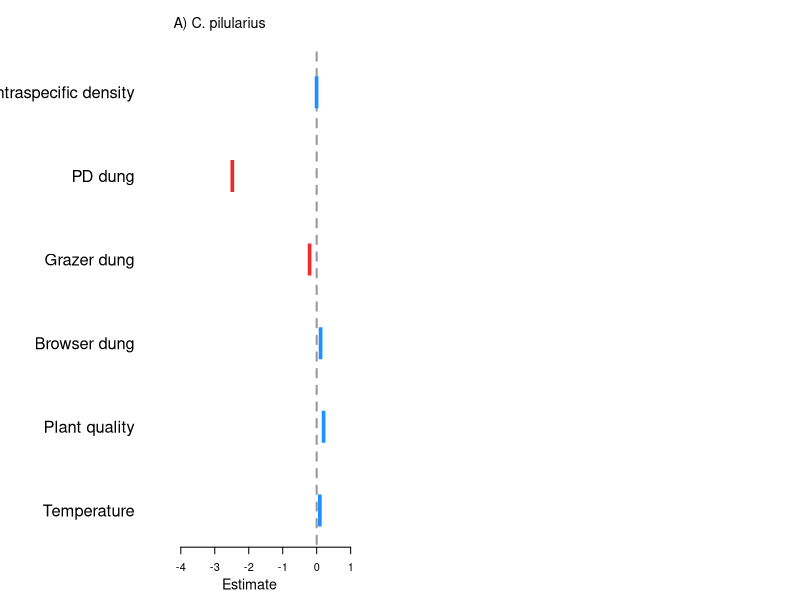

This chart was generated by the following R code: (Note: this script raises an error after producing the figure.)
##Set working directory
#Ellen's working directory:
setwd("C:/Users/elwel/OneDrive/Desktop/AmongTheDung")
#Ben's working directory:

# attach data
drivEst <- read.csv("outputs/DriverModelOutputs/BodySize_2mpConditions.csv")

options(scipen=999)

##save plot
tiff(filename = "plots/Drivers_BodySize_2mosPrior.tiff", width = 9, height = 4, units = 'in', res = 600, compression = 'lzw')

##layout
layout(mat = matrix(c(1:4), 
                        nrow = 1, 
                        ncol = 4),
       heights = c(2,2,2,2),
       widths = c(1.3,2,2,2))

par(mar=c(4,0.4,0.4,0.8))
#empty plot for where the labels will go
plot(0, xaxt = 'n', yaxt = 'n', bty = 'n', pch = '', ylab = '', xlab = '')

#### CP #####
sub <- subset(drivEst, spp == "CP")
subQ <- c(sub$Q5[2:7],sub$Q95[2:7])
est <- sub$Estimate[2:7]
yy <- c(1:6)
plot(yy ~ est, ylab="",xlab="", yaxt="n", las=1, type="n",xlim=c(min(subQ),max(subQ)), ylim=c(0.8,6.8),cex=2, bty="n")
segments(x0=0,y0=0,x1=0,y1=6.5,lty=2, lwd=2,col="grey60")
axis(2, at=yy, lwd = 0, lwd.ticks = 0, labels=c("Temperature", "Plant quality", "Browser dung", "Grazer dung", "PD dung", "Intraspecific density"), las=1,cex.axis=1.5)
title(xlab="Estimate", line=2.4,cex.lab=1.3)
legend("topleft", legend=("A) C. pilularius"), bty="n", cex=1.3)
mm <- cbind(yy,est)
mm_neg <- as.data.frame(mm[ which(est < 0),])
mm_pos <- as.data.frame(mm[ which(est > 0),])
#points(yy ~ est, pch="l",cex=2.2,col="white")
points(mm_neg$yy ~ mm_neg$est, pch="l",cex=4,col="firebrick2")
points(mm_pos$yy ~ mm_pos$est, pch="l",cex=4,col="dodgerblue")
points(mm_neg[1,] ~ mm_neg[2,], pch="l",cex=4,col="firebrick2")
points(mm_pos[1,] ~ mm_pos[2,], pch="l",cex=4,col="dodgerblue")
yyy1=c(0.975,1.025,1.025,0.975)
yyy2=c(0.95,1.05,1.05,0.95)
yyy3=c(0.9,1.1,1.1,0.9)

polygon(x=c(if (sub$Q5[2]<0) {sub$Q5[2]} else {0}, if (sub$Q5[2]<0) {sub$Q5[2]} else {0}, if (sub$Q95[2]<0) {sub$Q95[2]} else {0}, if (sub$Q95[2]<0) {sub$Q95[2]} else {0}),y=(yyy1), col = "firebrick2", border = NA)
polygon(x=c(if (sub$Q10[2]<0) {sub$Q10[2]} else {0}, if (sub$Q10[2]<0) {sub$Q10[2]} else {0}, if (sub$Q90[2]<0) {sub$Q90[2]} else {0}, if (sub$Q90[2]<0) {sub$Q90[2]} else {0}),y=(yyy2), col = "firebrick2", border = NA)
polygon(x=c(if (sub$Q20[2]<0) {sub$Q20[2]} else {0}, if (sub$Q20[2]<0) {sub$Q20[2]} else {0}, if (sub$Q80[2]<0) {sub$Q80[2]} else {0}, if (sub$Q80[2]<0) {sub$Q80[2]} else {0}),y=(yyy3), col = "firebrick2", border = NA)
polygon(x=c(if (sub$Q5[2]>0) {sub$Q5[2]} else {0}, if (sub$Q5[2]>0) {sub$Q5[2]} else {0}, if (sub$Q95[2]>0) {sub$Q95[2]} else {0}, if (sub$Q95[2]>0) {sub$Q95[2]} else {0}),y=(yyy1), col = "dodgerblue", border = NA)
polygon(x=c(if (sub$Q10[2]>0) {sub$Q10[2]} else {0}, if (sub$Q10[2]>0) {sub$Q10[2]} else {0}, if (sub$Q90[2]>0) {sub$Q90[2]} else {0}, if (sub$Q90[2]>0) {sub$Q90[2]} else {0}),y=(yyy2), col = "dodgerblue", border = NA)
polygon(x=c(if (sub$Q20[2]>0) {sub$Q20[2]} else {0}, if (sub$Q20[2]>0) {sub$Q20[2]} else {0}, if (sub$Q80[2]>0) {sub$Q80[2]} else {0}, if (sub$Q80[2]>0) {sub$Q80[2]} else {0}),y=(yyy3), col = "dodgerblue", border = NA)
polygon(x=c(if (sub$Q5[3]<0) {sub$Q5[3]} else {0}, if (sub$Q5[3]<0) {sub$Q5[3]} else {0}, if (sub$Q95[3]<0) {sub$Q95[3]} else {0}, if (sub$Q95[3]<0) {sub$Q95[3]} else {0}),y=(yyy1+1), col = "firebrick2", border = NA)
polygon(x=c(if (sub$Q10[3]<0) {sub$Q10[3]} else {0}, if (sub$Q10[3]<0) {sub$Q10[3]} else {0}, if (sub$Q90[3]<0) {sub$Q90[3]} else {0}, if (sub$Q90[3]<0) {sub$Q90[3]} else {0}),y=(yyy2+1), col = "firebrick2", border = NA)
polygon(x=c(if (sub$Q20[3]<0) {sub$Q20[3]} else {0}, if (sub$Q20[3]<0) {sub$Q20[3]} else {0}, if (sub$Q80[3]<0) {sub$Q80[3]} else {0}, if (sub$Q80[3]<0) {sub$Q80[3]} else {0}),y=(yyy3+1), col = "firebrick2", border = NA)
polygon(x=c(if (sub$Q5[3]>0) {sub$Q5[3]} else {0}, if (sub$Q5[3]>0) {sub$Q5[3]} else {0}, if (sub$Q95[3]>0) {sub$Q95[3]} else {0}, if (sub$Q95[3]>0) {sub$Q95[3]} else {0}),y=(yyy1+1), col = "dodgerblue", border = NA)
polygon(x=c(if (sub$Q10[3]>0) {sub$Q10[3]} else {0}, if (sub$Q10[3]>0) {sub$Q10[3]} else {0}, if (sub$Q90[3]>0) {sub$Q90[3]} else {0}, if (sub$Q90[3]>0) {sub$Q90[3]} else {0}),y=(yyy2+1), col = "dodgerblue", border = NA)
polygon(x=c(if (sub$Q20[3]>0) {sub$Q20[3]} else {0}, if (sub$Q20[3]>0) {sub$Q20[3]} else {0}, if (sub$Q80[3]>0) {sub$Q80[3]} else {0}, if (sub$Q80[3]>0) {sub$Q80[3]} else {0}),y=(yyy3+1), col = "dodgerblue", border = NA)
polygon(x=c(if (sub$Q5[4]<0) {sub$Q5[4]} else {0}, if (sub$Q5[4]<0) {sub$Q5[4]} else {0}, if (sub$Q95[4]<0) {sub$Q95[4]} else {0}, if (sub$Q95[4]<0) {sub$Q95[4]} else {0}),y=(yyy1+2), col = "firebrick2", border = NA)
polygon(x=c(if (sub$Q10[4]<0) {sub$Q10[4]} else {0}, if (sub$Q10[4]<0) {sub$Q10[4]} else {0}, if (sub$Q90[4]<0) {sub$Q90[4]} else {0}, if (sub$Q90[4]<0) {sub$Q90[4]} else {0}),y=(yyy2+2), col = "firebrick2", border = NA)
polygon(x=c(if (sub$Q20[4]<0) {sub$Q20[4]} else {0}, if (sub$Q20[4]<0) {sub$Q20[4]} else {0}, if (sub$Q80[4]<0) {sub$Q80[4]} else {0}, if (sub$Q80[4]<0) {sub$Q80[4]} else {0}),y=(yyy3+2), col = "firebrick2", border = NA)
polygon(x=c(if (sub$Q5[4]>0) {sub$Q5[4]} else {0}, if (sub$Q5[4]>0) {sub$Q5[4]} else {0}, if (sub$Q95[4]>0) {sub$Q95[4]} else {0}, if (sub$Q95[4]>0) {sub$Q95[4]} else {0}),y=(yyy1+2), col = "dodgerblue", border = NA)
polygon(x=c(if (sub$Q10[4]>0) {sub$Q10[4]} else {0}, if (sub$Q10[4]>0) {sub$Q10[4]} else {0}, if (sub$Q90[4]>0) {sub$Q90[4]} else {0}, if (sub$Q90[4]>0) {sub$Q90[4]} else {0}),y=(yyy2+2), col = "dodgerblue", border = NA)
polygon(x=c(if (sub$Q20[4]>0) {sub$Q20[4]} else {0}, if (sub$Q20[4]>0) {sub$Q20[4]} else {0}, if (sub$Q80[4]>0) {sub$Q80[4]} else {0}, if (sub$Q80[4]>0) {sub$Q80[4]} else {0}),y=(yyy3+2), col = "dodgerblue", border = NA)
polygon(x=c(if (sub$Q5[5]<0) {sub$Q5[5]} else {0}, if (sub$Q5[5]<0) {sub$Q5[5]} else {0}, if (sub$Q95[5]<0) {sub$Q95[5]} else {0}, if (sub$Q95[5]<0) {sub$Q95[5]} else {0}),y=(yyy1+3), col = "firebrick2", border = NA)
polygon(x=c(if (sub$Q10[5]<0) {sub$Q10[5]} else {0}, if (sub$Q10[5]<0) {sub$Q10[5]} else {0}, if (sub$Q90[5]<0) {sub$Q90[5]} else {0}, if (sub$Q90[5]<0) {sub$Q90[5]} else {0}),y=(yyy2+3), col = "firebrick2", border = NA)
polygon(x=c(if (sub$Q20[5]<0) {sub$Q20[5]} else {0}, if (sub$Q20[5]<0) {sub$Q20[5]} else {0}, if (sub$Q80[5]<0) {sub$Q80[5]} else {0}, if (sub$Q80[5]<0) {sub$Q80[5]} else {0}),y=(yyy3+3), col = "firebrick2", border = NA)
polygon(x=c(if (sub$Q5[5]>0) {sub$Q5[5]} else {0}, if (sub$Q5[5]>0) {sub$Q5[5]} else {0}, if (sub$Q95[5]>0) {sub$Q95[5]} else {0}, if (sub$Q95[5]>0) {sub$Q95[5]} else {0}),y=(yyy1+3), col = "dodgerblue", border = NA)
polygon(x=c(if (sub$Q10[5]>0) {sub$Q10[5]} else {0}, if (sub$Q10[5]>0) {sub$Q10[5]} else {0}, if (sub$Q90[5]>0) {sub$Q90[5]} else {0}, if (sub$Q90[5]>0) {sub$Q90[5]} else {0}),y=(yyy2+3), col = "dodgerblue", border = NA)
polygon(x=c(if (sub$Q20[5]>0) {sub$Q20[5]} else {0}, if (sub$Q20[5]>0) {sub$Q20[5]} else {0}, if (sub$Q80[5]>0) {sub$Q80[5]} else {0}, if (sub$Q80[5]>0) {sub$Q80[5]} else {0}),y=(yyy3+3), col = "dodgerblue", border = NA)
polygon(x=c(if (sub$Q5[6]<0) {sub$Q5[6]} else {0}, if (sub$Q5[6]<0) {sub$Q5[6]} else {0}, if (sub$Q95[6]<0) {sub$Q95[6]} else {0}, if (sub$Q95[6]<0) {sub$Q95[6]} else {0}),y=(yyy1+4), col = "firebrick2", border = NA)
polygon(x=c(if (sub$Q10[6]<0) {sub$Q10[6]} else {0}, if (sub$Q10[6]<0) {sub$Q10[6]} else {0}, if (sub$Q90[6]<0) {sub$Q90[6]} else {0}, if (sub$Q90[6]<0) {sub$Q90[6]} else {0}),y=(yyy2+4), col = "firebrick2", border = NA)
polygon(x=c(if (sub$Q20[6]<0) {sub$Q20[6]} else {0}, if (sub$Q20[6]<0) {sub$Q20[6]} else {0}, if (sub$Q80[6]<0) {sub$Q80[6]} else {0}, if (sub$Q80[6]<0) {sub$Q80[6]} else {0}),y=(yyy3+4), col = "firebrick2", border = NA)
polygon(x=c(if (sub$Q5[6]>0) {sub$Q5[6]} else {0}, if (sub$Q5[6]>0) {sub$Q5[6]} else {0}, if (sub$Q95[6]>0) {sub$Q95[6]} else {0}, if (sub$Q95[6]>0) {sub$Q95[6]} else {0}),y=(yyy1+4), col = "dodgerblue", border = NA)
polygon(x=c(if (sub$Q10[6]>0) {sub$Q10[6]} else {0}, if (sub$Q10[6]>0) {sub$Q10[6]} else {0}, if (sub$Q90[6]>0) {sub$Q90[6]} else {0}, if (sub$Q90[6]>0) {sub$Q90[6]} else {0}),y=(yyy2+4), col = "dodgerblue", border = NA)
polygon(x=c(if (sub$Q20[6]>0) {sub$Q20[6]} else {0}, if (sub$Q20[6]>0) {sub$Q20[6]} else {0}, if (sub$Q80[6]>0) {sub$Q80[6]} else {0}, if (sub$Q80[6]>0) {sub$Q80[6]} else {0}),y=(yyy3+4), col = "dodgerblue", border = NA)
polygon(x=c(if (sub$Q5[7]<0) {sub$Q5[7]} else {0}, if (sub$Q5[7]<0) {sub$Q5[7]} else {0}, if (sub$Q95[7]<0) {sub$Q95[7]} else {0}, if (sub$Q95[7]<0) {sub$Q95[7]} else {0}),y=(yyy1+5), col = "firebrick2", border = NA)
polygon(x=c(if (sub$Q10[7]<0) {sub$Q10[7]} else {0}, if (sub$Q10[7]<0) {sub$Q10[7]} else {0}, if (sub$Q90[7]<0) {sub$Q90[7]} else {0}, if (sub$Q90[7]<0) {sub$Q90[7]} else {0}),y=(yyy2+5), col = "firebrick2", border = NA)
polygon(x=c(if (sub$Q20[7]<0) {sub$Q20[7]} else {0}, if (sub$Q20[7]<0) {sub$Q20[7]} else {0}, if (sub$Q80[7]<0) {sub$Q80[7]} else {0}, if (sub$Q80[7]<0) {sub$Q80[7]} else {0}),y=(yyy3+5), col = "firebrick2", border = NA)
polygon(x=c(if (sub$Q5[7]>0) {sub$Q5[7]} else {0}, if (sub$Q5[7]>0) {sub$Q5[7]} else {0}, if (sub$Q95[7]>0) {sub$Q95[7]} else {0}, if (sub$Q95[7]>0) {sub$Q95[7]} else {0}),y=(yyy1+5), col = "dodgerblue", border = NA)
polygon(x=c(if (sub$Q10[7]>0) {sub$Q10[7]} else {0}, if (sub$Q10[7]>0) {sub$Q10[7]} else {0}, if (sub$Q90[7]>0) {sub$Q90[7]} else {0}, if (sub$Q90[7]>0) {sub$Q90[7]} else {0}),y=(yyy2+5), col = "dodgerblue", border = NA)
polygon(x=c(if (sub$Q20[7]>0) {sub$Q20[7]} else {0}, if (sub$Q20[7]>0) {sub$Q20[7]} else {0}, if (sub$Q80[7]>0) {sub$Q80[7]} else {0}, if (sub$Q80[7]>0) {sub$Q80[7]} else {0}),y=(yyy3+5), col = "dodgerblue", border = NA)

#### onF #####
sub <- subset(drivEst, spp == "onF")
subQ <- c(sub$Q5[2:7],sub$Q95[2:7])
est <- sub$Estimate[2:7]
yy <- c(1:6)
plot(yy ~ est, ylab="",xlab="", yaxt="n", las=1, type="n",xlim=c(min(subQ),max(subQ)+0.05), ylim=c(0.8,6.8),cex=2, bty="n")
segments(x0=0,y0=0,x1=0,y1=6.5,lty=2, lwd=2,col="grey60")
title(xlab="Estimate", line=2.4,cex.lab=1.3)
legend("topleft", legend=("B) O. nuchicornis F"), bty="n", cex=1.3)
mm <- cbind(yy,est)
mm_neg <- as.data.frame(mm[ which(est < 0),])
mm_pos <- as.data.frame(mm[ which(est > 0),])
#points(yy ~ est, pch="l",cex=2.2,col="white")
points(mm_neg$yy ~ mm_neg$est, pch="l",cex=4,col="firebrick2")
points(mm_pos$yy ~ mm_pos$est, pch="l",cex=4,col="dodgerblue")
points(mm_neg[1,] ~ mm_neg[2,], pch="l",cex=4,col="firebrick2")
points(mm_pos[1,] ~ mm_pos[2,], pch="l",cex=4,col="dodgerblue")
yyy1=c(0.975,1.025,1.025,0.975)
yyy2=c(0.95,1.05,1.05,0.95)
yyy3=c(0.9,1.1,1.1,0.9)

polygon(x=c(if (sub$Q5[2]<0) {sub$Q5[2]} else {0}, if (sub$Q5[2]<0) {sub$Q5[2]} else {0}, if (sub$Q95[2]<0) {sub$Q95[2]} else {0}, if (sub$Q95[2]<0) {sub$Q95[2]} else {0}),y=(yyy1), col = "firebrick2", border = NA)
polygon(x=c(if (sub$Q10[2]<0) {sub$Q10[2]} else {0}, if (sub$Q10[2]<0) {sub$Q10[2]} else {0}, if (sub$Q90[2]<0) {sub$Q90[2]} else {0}, if (sub$Q90[2]<0) {sub$Q90[2]} else {0}),y=(yyy2), col = "firebrick2", border = NA)
polygon(x=c(if (sub$Q20[2]<0) {sub$Q20[2]} else {0}, if (sub$Q20[2]<0) {sub$Q20[2]} else {0}, if (sub$Q80[2]<0) {sub$Q80[2]} else {0}, if (sub$Q80[2]<0) {sub$Q80[2]} else {0}),y=(yyy3), col = "firebrick2", border = NA)
polygon(x=c(if (sub$Q5[2]>0) {sub$Q5[2]} else {0}, if (sub$Q5[2]>0) {sub$Q5[2]} else {0}, if (sub$Q95[2]>0) {sub$Q95[2]} else {0}, if (sub$Q95[2]>0) {sub$Q95[2]} else {0}),y=(yyy1), col = "dodgerblue", border = NA)
polygon(x=c(if (sub$Q10[2]>0) {sub$Q10[2]} else {0}, if (sub$Q10[2]>0) {sub$Q10[2]} else {0}, if (sub$Q90[2]>0) {sub$Q90[2]} else {0}, if (sub$Q90[2]>0) {sub$Q90[2]} else {0}),y=(yyy2), col = "dodgerblue", border = NA)
polygon(x=c(if (sub$Q20[2]>0) {sub$Q20[2]} else {0}, if (sub$Q20[2]>0) {sub$Q20[2]} else {0}, if (sub$Q80[2]>0) {sub$Q80[2]} else {0}, if (sub$Q80[2]>0) {sub$Q80[2]} else {0}),y=(yyy3), col = "dodgerblue", border = NA)
polygon(x=c(if (sub$Q5[3]<0) {sub$Q5[3]} else {0}, if (sub$Q5[3]<0) {sub$Q5[3]} else {0}, if (sub$Q95[3]<0) {sub$Q95[3]} else {0}, if (sub$Q95[3]<0) {sub$Q95[3]} else {0}),y=(yyy1+1), col = "firebrick2", border = NA)
polygon(x=c(if (sub$Q10[3]<0) {sub$Q10[3]} else {0}, if (sub$Q10[3]<0) {sub$Q10[3]} else {0}, if (sub$Q90[3]<0) {sub$Q90[3]} else {0}, if (sub$Q90[3]<0) {sub$Q90[3]} else {0}),y=(yyy2+1), col = "firebrick2", border = NA)
polygon(x=c(if (sub$Q20[3]<0) {sub$Q20[3]} else {0}, if (sub$Q20[3]<0) {sub$Q20[3]} else {0}, if (sub$Q80[3]<0) {sub$Q80[3]} else {0}, if (sub$Q80[3]<0) {sub$Q80[3]} else {0}),y=(yyy3+1), col = "firebrick2", border = NA)
polygon(x=c(if (sub$Q5[3]>0) {sub$Q5[3]} else {0}, if (sub$Q5[3]>0) {sub$Q5[3]} else {0}, if (sub$Q95[3]>0) {sub$Q95[3]} else {0}, if (sub$Q95[3]>0) {sub$Q95[3]} else {0}),y=(yyy1+1), col = "dodgerblue", border = NA)
polygon(x=c(if (sub$Q10[3]>0) {sub$Q10[3]} else {0}, if (sub$Q10[3]>0) {sub$Q10[3]} else {0}, if (sub$Q90[3]>0) {sub$Q90[3]} else {0}, if (sub$Q90[3]>0) {sub$Q90[3]} else {0}),y=(yyy2+1), col = "dodgerblue", border = NA)
polygon(x=c(if (sub$Q20[3]>0) {sub$Q20[3]} else {0}, if (sub$Q20[3]>0) {sub$Q20[3]} else {0}, if (sub$Q80[3]>0) {sub$Q80[3]} else {0}, if (sub$Q80[3]>0) {sub$Q80[3]} else {0}),y=(yyy3+1), col = "dodgerblue", border = NA)
polygon(x=c(if (sub$Q5[4]<0) {sub$Q5[4]} else {0}, if (sub$Q5[4]<0) {sub$Q5[4]} else {0}, if (sub$Q95[4]<0) {sub$Q95[4]} else {0}, if (sub$Q95[4]<0) {sub$Q95[4]} else {0}),y=(yyy1+2), col = "firebrick2", border = NA)
polygon(x=c(if (sub$Q10[4]<0) {sub$Q10[4]} else {0}, if (sub$Q10[4]<0) {sub$Q10[4]} else {0}, if (sub$Q90[4]<0) {sub$Q90[4]} else {0}, if (sub$Q90[4]<0) {sub$Q90[4]} else {0}),y=(yyy2+2), col = "firebrick2", border = NA)
polygon(x=c(if (sub$Q20[4]<0) {sub$Q20[4]} else {0}, if (sub$Q20[4]<0) {sub$Q20[4]} else {0}, if (sub$Q80[4]<0) {sub$Q80[4]} else {0}, if (sub$Q80[4]<0) {sub$Q80[4]} else {0}),y=(yyy3+2), col = "firebrick2", border = NA)
polygon(x=c(if (sub$Q5[4]>0) {sub$Q5[4]} else {0}, if (sub$Q5[4]>0) {sub$Q5[4]} else {0}, if (sub$Q95[4]>0) {sub$Q95[4]} else {0}, if (sub$Q95[4]>0) {sub$Q95[4]} else {0}),y=(yyy1+2), col = "dodgerblue", border = NA)
polygon(x=c(if (sub$Q10[4]>0) {sub$Q10[4]} else {0}, if (sub$Q10[4]>0) {sub$Q10[4]} else {0}, if (sub$Q90[4]>0) {sub$Q90[4]} else {0}, if (sub$Q90[4]>0) {sub$Q90[4]} else {0}),y=(yyy2+2), col = "dodgerblue", border = NA)
polygon(x=c(if (sub$Q20[4]>0) {sub$Q20[4]} else {0}, if (sub$Q20[4]>0) {sub$Q20[4]} else {0}, if (sub$Q80[4]>0) {sub$Q80[4]} else {0}, if (sub$Q80[4]>0) {sub$Q80[4]} else {0}),y=(yyy3+2), col = "dodgerblue", border = NA)
polygon(x=c(if (sub$Q5[5]<0) {sub$Q5[5]} else {0}, if (sub$Q5[5]<0) {sub$Q5[5]} else {0}, if (sub$Q95[5]<0) {sub$Q95[5]} else {0}, if (sub$Q95[5]<0) {sub$Q95[5]} else {0}),y=(yyy1+3), col = "firebrick2", border = NA)
polygon(x=c(if (sub$Q10[5]<0) {sub$Q10[5]} else {0}, if (sub$Q10[5]<0) {sub$Q10[5]} else {0}, if (sub$Q90[5]<0) {sub$Q90[5]} else {0}, if (sub$Q90[5]<0) {sub$Q90[5]} else {0}),y=(yyy2+3), col = "firebrick2", border = NA)
polygon(x=c(if (sub$Q20[5]<0) {sub$Q20[5]} else {0}, if (sub$Q20[5]<0) {sub$Q20[5]} else {0}, if (sub$Q80[5]<0) {sub$Q80[5]} else {0}, if (sub$Q80[5]<0) {sub$Q80[5]} else {0}),y=(yyy3+3), col = "firebrick2", border = NA)
polygon(x=c(if (sub$Q5[5]>0) {sub$Q5[5]} else {0}, if (sub$Q5[5]>0) {sub$Q5[5]} else {0}, if (sub$Q95[5]>0) {sub$Q95[5]} else {0}, if (sub$Q95[5]>0) {sub$Q95[5]} else {0}),y=(yyy1+3), col = "dodgerblue", border = NA)
polygon(x=c(if (sub$Q10[5]>0) {sub$Q10[5]} else {0}, if (sub$Q10[5]>0) {sub$Q10[5]} else {0}, if (sub$Q90[5]>0) {sub$Q90[5]} else {0}, if (sub$Q90[5]>0) {sub$Q90[5]} else {0}),y=(yyy2+3), col = "dodgerblue", border = NA)
polygon(x=c(if (sub$Q20[5]>0) {sub$Q20[5]} else {0}, if (sub$Q20[5]>0) {sub$Q20[5]} else {0}, if (sub$Q80[5]>0) {sub$Q80[5]} else {0}, if (sub$Q80[5]>0) {sub$Q80[5]} else {0}),y=(yyy3+3), col = "dodgerblue", border = NA)
polygon(x=c(if (sub$Q5[6]<0) {sub$Q5[6]} else {0}, if (sub$Q5[6]<0) {sub$Q5[6]} else {0}, if (sub$Q95[6]<0) {sub$Q95[6]} else {0}, if (sub$Q95[6]<0) {sub$Q95[6]} else {0}),y=(yyy1+4), col = "firebrick2", border = NA)
polygon(x=c(if (sub$Q10[6]<0) {sub$Q10[6]} else {0}, if (sub$Q10[6]<0) {sub$Q10[6]} else {0}, if (sub$Q90[6]<0) {sub$Q90[6]} else {0}, if (sub$Q90[6]<0) {sub$Q90[6]} else {0}),y=(yyy2+4), col = "firebrick2", border = NA)
polygon(x=c(if (sub$Q20[6]<0) {sub$Q20[6]} else {0}, if (sub$Q20[6]<0) {sub$Q20[6]} else {0}, if (sub$Q80[6]<0) {sub$Q80[6]} else {0}, if (sub$Q80[6]<0) {sub$Q80[6]} else {0}),y=(yyy3+4), col = "firebrick2", border = NA)
polygon(x=c(if (sub$Q5[6]>0) {sub$Q5[6]} else {0}, if (sub$Q5[6]>0) {sub$Q5[6]} else {0}, if (sub$Q95[6]>0) {sub$Q95[6]} else {0}, if (sub$Q95[6]>0) {sub$Q95[6]} else {0}),y=(yyy1+4), col = "dodgerblue", border = NA)
polygon(x=c(if (sub$Q10[6]>0) {sub$Q10[6]} else {0}, if (sub$Q10[6]>0) {sub$Q10[6]} else {0}, if (sub$Q90[6]>0) {sub$Q90[6]} else {0}, if (sub$Q90[6]>0) {sub$Q90[6]} else {0}),y=(yyy2+4), col = "dodgerblue", border = NA)
polygon(x=c(if (sub$Q20[6]>0) {sub$Q20[6]} else {0}, if (sub$Q20[6]>0) {sub$Q20[6]} else {0}, if (sub$Q80[6]>0) {sub$Q80[6]} else {0}, if (sub$Q80[6]>0) {sub$Q80[6]} else {0}),y=(yyy3+4), col = "dodgerblue", border = NA)
polygon(x=c(if (sub$Q5[7]<0) {sub$Q5[7]} else {0}, if (sub$Q5[7]<0) {sub$Q5[7]} else {0}, if (sub$Q95[7]<0) {sub$Q95[7]} else {0}, if (sub$Q95[7]<0) {sub$Q95[7]} else {0}),y=(yyy1+5), col = "firebrick2", border = NA)
polygon(x=c(if (sub$Q10[7]<0) {sub$Q10[7]} else {0}, if (sub$Q10[7]<0) {sub$Q10[7]} else {0}, if (sub$Q90[7]<0) {sub$Q90[7]} else {0}, if (sub$Q90[7]<0) {sub$Q90[7]} else {0}),y=(yyy2+5), col = "firebrick2", border = NA)
polygon(x=c(if (sub$Q20[7]<0) {sub$Q20[7]} else {0}, if (sub$Q20[7]<0) {sub$Q20[7]} else {0}, if (sub$Q80[7]<0) {sub$Q80[7]} else {0}, if (sub$Q80[7]<0) {sub$Q80[7]} else {0}),y=(yyy3+5), col = "firebrick2", border = NA)
polygon(x=c(if (sub$Q5[7]>0) {sub$Q5[7]} else {0}, if (sub$Q5[7]>0) {sub$Q5[7]} else {0}, if (sub$Q95[7]>0) {sub$Q95[7]} else {0}, if (sub$Q95[7]>0) {sub$Q95[7]} else {0}),y=(yyy1+5), col = "dodgerblue", border = NA)
polygon(x=c(if (sub$Q10[7]>0) {sub$Q10[7]} else {0}, if (sub$Q10[7]>0) {sub$Q10[7]} else {0}, if (sub$Q90[7]>0) {sub$Q90[7]} else {0}, if (sub$Q90[7]>0) {sub$Q90[7]} else {0}),y=(yyy2+5), col = "dodgerblue", border = NA)
polygon(x=c(if (sub$Q20[7]>0) {sub$Q20[7]} else {0}, if (sub$Q20[7]>0) {sub$Q20[7]} else {0}, if (sub$Q80[7]>0) {sub$Q80[7]} else {0}, if (sub$Q80[7]>0) {sub$Q80[7]} else {0}),y=(yyy3+5), col = "dodgerblue", border = NA)


#### onM #####
sub <- subset(drivEst, spp == "onF")
subQ <- c(sub$Q5[2:7],sub$Q95[2:7])
est <- sub$Estimate[2:7]
yy <- c(1:6)
plot(yy ~ est, ylab="",xlab="", yaxt="n", las=1, type="n",xlim=c(min(subQ),max(subQ)), ylim=c(0.8,6.8),cex=2, bty="n")
segments(x0=0,y0=0,x1=0,y1=6.5,lty=2, lwd=2,col="grey60")
title(xlab="Estimate", line=2.4,cex.lab=1.3)
legend("topleft", legend=("B) O. nuchicornis M"), bty="n", cex=1.3)
mm <- cbind(yy,est)
mm_neg <- as.data.frame(mm[ which(est < 0),])
mm_pos <- as.data.frame(mm[ which(est > 0),])
#points(yy ~ est, pch="l",cex=2.2,col="white")
points(mm_neg$yy ~ mm_neg$est, pch="l",cex=4,col="firebrick2")
points(mm_pos$yy ~ mm_pos$est, pch="l",cex=4,col="dodgerblue")
points(mm_neg[1,] ~ mm_neg[2,], pch="l",cex=4,col="firebrick2")
points(mm_pos[1,] ~ mm_pos[2,], pch="l",cex=4,col="dodgerblue")
yyy1=c(0.975,1.025,1.025,0.975)
yyy2=c(0.95,1.05,1.05,0.95)
yyy3=c(0.9,1.1,1.1,0.9)

polygon(x=c(if (sub$Q5[2]<0) {sub$Q5[2]} else {0}, if (sub$Q5[2]<0) {sub$Q5[2]} else {0}, if (sub$Q95[2]<0) {sub$Q95[2]} else {0}, if (sub$Q95[2]<0) {sub$Q95[2]} else {0}),y=(yyy1), col = "firebrick2", border = NA)
polygon(x=c(if (sub$Q10[2]<0) {sub$Q10[2]} else {0}, if (sub$Q10[2]<0) {sub$Q10[2]} else {0}, if (sub$Q90[2]<0) {sub$Q90[2]} else {0}, if (sub$Q90[2]<0) {sub$Q90[2]} else {0}),y=(yyy2), col = "firebrick2", border = NA)
polygon(x=c(if (sub$Q20[2]<0) {sub$Q20[2]} else {0}, if (sub$Q20[2]<0) {sub$Q20[2]} else {0}, if (sub$Q80[2]<0) {sub$Q80[2]} else {0}, if (sub$Q80[2]<0) {sub$Q80[2]} else {0}),y=(yyy3), col = "firebrick2", border = NA)
polygon(x=c(if (sub$Q5[2]>0) {sub$Q5[2]} else {0}, if (sub$Q5[2]>0) {sub$Q5[2]} else {0}, if (sub$Q95[2]>0) {sub$Q95[2]} else {0}, if (sub$Q95[2]>0) {sub$Q95[2]} else {0}),y=(yyy1), col = "dodgerblue", border = NA)
polygon(x=c(if (sub$Q10[2]>0) {sub$Q10[2]} else {0}, if (sub$Q10[2]>0) {sub$Q10[2]} else {0}, if (sub$Q90[2]>0) {sub$Q90[2]} else {0}, if (sub$Q90[2]>0) {sub$Q90[2]} else {0}),y=(yyy2), col = "dodgerblue", border = NA)
polygon(x=c(if (sub$Q20[2]>0) {sub$Q20[2]} else {0}, if (sub$Q20[2]>0) {sub$Q20[2]} else {0}, if (sub$Q80[2]>0) {sub$Q80[2]} else {0}, if (sub$Q80[2]>0) {sub$Q80[2]} else {0}),y=(yyy3), col = "dodgerblue", border = NA)
polygon(x=c(if (sub$Q5[3]<0) {sub$Q5[3]} else {0}, if (sub$Q5[3]<0) {sub$Q5[3]} else {0}, if (sub$Q95[3]<0) {sub$Q95[3]} else {0}, if (sub$Q95[3]<0) {sub$Q95[3]} else {0}),y=(yyy1+1), col = "firebrick2", border = NA)
polygon(x=c(if (sub$Q10[3]<0) {sub$Q10[3]} else {0}, if (sub$Q10[3]<0) {sub$Q10[3]} else {0}, if (sub$Q90[3]<0) {sub$Q90[3]} else {0}, if (sub$Q90[3]<0) {sub$Q90[3]} else {0}),y=(yyy2+1), col = "firebrick2", border = NA)
polygon(x=c(if (sub$Q20[3]<0) {sub$Q20[3]} else {0}, if (sub$Q20[3]<0) {sub$Q20[3]} else {0}, if (sub$Q80[3]<0) {sub$Q80[3]} else {0}, if (sub$Q80[3]<0) {sub$Q80[3]} else {0}),y=(yyy3+1), col = "firebrick2", border = NA)
polygon(x=c(if (sub$Q5[3]>0) {sub$Q5[3]} else {0}, if (sub$Q5[3]>0) {sub$Q5[3]} else {0}, if (sub$Q95[3]>0) {sub$Q95[3]} else {0}, if (sub$Q95[3]>0) {sub$Q95[3]} else {0}),y=(yyy1+1), col = "dodgerblue", border = NA)
polygon(x=c(if (sub$Q10[3]>0) {sub$Q10[3]} else {0}, if (sub$Q10[3]>0) {sub$Q10[3]} else {0}, if (sub$Q90[3]>0) {sub$Q90[3]} else {0}, if (sub$Q90[3]>0) {sub$Q90[3]} else {0}),y=(yyy2+1), col = "dodgerblue", border = NA)
polygon(x=c(if (sub$Q20[3]>0) {sub$Q20[3]} else {0}, if (sub$Q20[3]>0) {sub$Q20[3]} else {0}, if (sub$Q80[3]>0) {sub$Q80[3]} else {0}, if (sub$Q80[3]>0) {sub$Q80[3]} else {0}),y=(yyy3+1), col = "dodgerblue", border = NA)
polygon(x=c(if (sub$Q5[4]<0) {sub$Q5[4]} else {0}, if (sub$Q5[4]<0) {sub$Q5[4]} else {0}, if (sub$Q95[4]<0) {sub$Q95[4]} else {0}, if (sub$Q95[4]<0) {sub$Q95[4]} else {0}),y=(yyy1+2), col = "firebrick2", border = NA)
polygon(x=c(if (sub$Q10[4]<0) {sub$Q10[4]} else {0}, if (sub$Q10[4]<0) {sub$Q10[4]} else {0}, if (sub$Q90[4]<0) {sub$Q90[4]} else {0}, if (sub$Q90[4]<0) {sub$Q90[4]} else {0}),y=(yyy2+2), col = "firebrick2", border = NA)
polygon(x=c(if (sub$Q20[4]<0) {sub$Q20[4]} else {0}, if (sub$Q20[4]<0) {sub$Q20[4]} else {0}, if (sub$Q80[4]<0) {sub$Q80[4]} else {0}, if (sub$Q80[4]<0) {sub$Q80[4]} else {0}),y=(yyy3+2), col = "firebrick2", border = NA)
polygon(x=c(if (sub$Q5[4]>0) {sub$Q5[4]} else {0}, if (sub$Q5[4]>0) {sub$Q5[4]} else {0}, if (sub$Q95[4]>0) {sub$Q95[4]} else {0}, if (sub$Q95[4]>0) {sub$Q95[4]} else {0}),y=(yyy1+2), col = "dodgerblue", border = NA)
polygon(x=c(if (sub$Q10[4]>0) {sub$Q10[4]} else {0}, if (sub$Q10[4]>0) {sub$Q10[4]} else {0}, if (sub$Q90[4]>0) {sub$Q90[4]} else {0}, if (sub$Q90[4]>0) {sub$Q90[4]} else {0}),y=(yyy2+2), col = "dodgerblue", border = NA)
polygon(x=c(if (sub$Q20[4]>0) {sub$Q20[4]} else {0}, if (sub$Q20[4]>0) {sub$Q20[4]} else {0}, if (sub$Q80[4]>0) {sub$Q80[4]} else {0}, if (sub$Q80[4]>0) {sub$Q80[4]} else {0}),y=(yyy3+2), col = "dodgerblue", border = NA)
polygon(x=c(if (sub$Q5[5]<0) {sub$Q5[5]} else {0}, if (sub$Q5[5]<0) {sub$Q5[5]} else {0}, if (sub$Q95[5]<0) {sub$Q95[5]} else {0}, if (sub$Q95[5]<0) {sub$Q95[5]} else {0}),y=(yyy1+3), col = "firebrick2", border = NA)
polygon(x=c(if (sub$Q10[5]<0) {sub$Q10[5]} else {0}, if (sub$Q10[5]<0) {sub$Q10[5]} else {0}, if (sub$Q90[5]<0) {sub$Q90[5]} else {0}, if (sub$Q90[5]<0) {sub$Q90[5]} else {0}),y=(yyy2+3), col = "firebrick2", border = NA)
polygon(x=c(if (sub$Q20[5]<0) {sub$Q20[5]} else {0}, if (sub$Q20[5]<0) {sub$Q20[5]} else {0}, if (sub$Q80[5]<0) {sub$Q80[5]} else {0}, if (sub$Q80[5]<0) {sub$Q80[5]} else {0}),y=(yyy3+3), col = "firebrick2", border = NA)
polygon(x=c(if (sub$Q5[5]>0) {sub$Q5[5]} else {0}, if (sub$Q5[5]>0) {sub$Q5[5]} else {0}, if (sub$Q95[5]>0) {sub$Q95[5]} else {0}, if (sub$Q95[5]>0) {sub$Q95[5]} else {0}),y=(yyy1+3), col = "dodgerblue", border = NA)
polygon(x=c(if (sub$Q10[5]>0) {sub$Q10[5]} else {0}, if (sub$Q10[5]>0) {sub$Q10[5]} else {0}, if (sub$Q90[5]>0) {sub$Q90[5]} else {0}, if (sub$Q90[5]>0) {sub$Q90[5]} else {0}),y=(yyy2+3), col = "dodgerblue", border = NA)
polygon(x=c(if (sub$Q20[5]>0) {sub$Q20[5]} else {0}, if (sub$Q20[5]>0) {sub$Q20[5]} else {0}, if (sub$Q80[5]>0) {sub$Q80[5]} else {0}, if (sub$Q80[5]>0) {sub$Q80[5]} else {0}),y=(yyy3+3), col = "dodgerblue", border = NA)
polygon(x=c(if (sub$Q5[6]<0) {sub$Q5[6]} else {0}, if (sub$Q5[6]<0) {sub$Q5[6]} else {0}, if (sub$Q95[6]<0) {sub$Q95[6]} else {0}, if (sub$Q95[6]<0) {sub$Q95[6]} else {0}),y=(yyy1+4), col = "firebrick2", border = NA)
polygon(x=c(if (sub$Q10[6]<0) {sub$Q10[6]} else {0}, if (sub$Q10[6]<0) {sub$Q10[6]} else {0}, if (sub$Q90[6]<0) {sub$Q90[6]} else {0}, if (sub$Q90[6]<0) {sub$Q90[6]} else {0}),y=(yyy2+4), col = "firebrick2", border = NA)
polygon(x=c(if (sub$Q20[6]<0) {sub$Q20[6]} else {0}, if (sub$Q20[6]<0) {sub$Q20[6]} else {0}, if (sub$Q80[6]<0) {sub$Q80[6]} else {0}, if (sub$Q80[6]<0) {sub$Q80[6]} else {0}),y=(yyy3+4), col = "firebrick2", border = NA)
polygon(x=c(if (sub$Q5[6]>0) {sub$Q5[6]} else {0}, if (sub$Q5[6]>0) {sub$Q5[6]} else {0}, if (sub$Q95[6]>0) {sub$Q95[6]} else {0}, if (sub$Q95[6]>0) {sub$Q95[6]} else {0}),y=(yyy1+4), col = "dodgerblue", border = NA)
polygon(x=c(if (sub$Q10[6]>0) {sub$Q10[6]} else {0}, if (sub$Q10[6]>0) {sub$Q10[6]} else {0}, if (sub$Q90[6]>0) {sub$Q90[6]} else {0}, if (sub$Q90[6]>0) {sub$Q90[6]} else {0}),y=(yyy2+4), col = "dodgerblue", border = NA)
polygon(x=c(if (sub$Q20[6]>0) {sub$Q20[6]} else {0}, if (sub$Q20[6]>0) {sub$Q20[6]} else {0}, if (sub$Q80[6]>0) {sub$Q80[6]} else {0}, if (sub$Q80[6]>0) {sub$Q80[6]} else {0}),y=(yyy3+4), col = "dodgerblue", border = NA)
polygon(x=c(if (sub$Q5[7]<0) {sub$Q5[7]} else {0}, if (sub$Q5[7]<0) {sub$Q5[7]} else {0}, if (sub$Q95[7]<0) {sub$Q95[7]} else {0}, if (sub$Q95[7]<0) {sub$Q95[7]} else {0}),y=(yyy1+5), col = "firebrick2", border = NA)
polygon(x=c(if (sub$Q10[7]<0) {sub$Q10[7]} else {0}, if (sub$Q10[7]<0) {sub$Q10[7]} else {0}, if (sub$Q90[7]<0) {sub$Q90[7]} else {0}, if (sub$Q90[7]<0) {sub$Q90[7]} else {0}),y=(yyy2+5), col = "firebrick2", border = NA)
polygon(x=c(if (sub$Q20[7]<0) {sub$Q20[7]} else {0}, if (sub$Q20[7]<0) {sub$Q20[7]} else {0}, if (sub$Q80[7]<0) {sub$Q80[7]} else {0}, if (sub$Q80[7]<0) {sub$Q80[7]} else {0}),y=(yyy3+5), col = "firebrick2", border = NA)
polygon(x=c(if (sub$Q5[7]>0) {sub$Q5[7]} else {0}, if (sub$Q5[7]>0) {sub$Q5[7]} else {0}, if (sub$Q95[7]>0) {sub$Q95[7]} else {0}, if (sub$Q95[7]>0) {sub$Q95[7]} else {0}),y=(yyy1+5), col = "dodgerblue", border = NA)
polygon(x=c(if (sub$Q10[7]>0) {sub$Q10[7]} else {0}, if (sub$Q10[7]>0) {sub$Q10[7]} else {0}, if (sub$Q90[7]>0) {sub$Q90[7]} else {0}, if (sub$Q90[7]>0) {sub$Q90[7]} else {0}),y=(yyy2+5), col = "dodgerblue", border = NA)
polygon(x=c(if (sub$Q20[7]>0) {sub$Q20[7]} else {0}, if (sub$Q20[7]>0) {sub$Q20[7]} else {0}, if (sub$Q80[7]>0) {sub$Q80[7]} else {0}, if (sub$Q80[7]>0) {sub$Q80[7]} else {0}),y=(yyy3+5), col = "dodgerblue", border = NA)

dev.off()
##